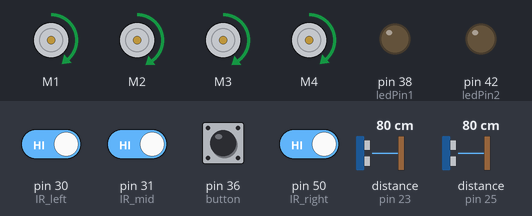
Recording of a sketch running on a simulated Arduino Mega 2560, built with avr-gcc and run on an emulated ATmega2560. Shown: 4 × DC motor (green arrow = forward, orange = backward, longer = faster), output pins drawn as LEDs (lit = HIGH). The inputs (shaded band) are chosen by the test bench; at power-on: pin 30 (IR_left), pin 31 (IR_mid), pin 36 (button), pin 50 (IR_right) HIGH, distance to the obstacle (sensors on pin 23, pin 25) 80 cm. The echo pulse lasts 58.3 µs per cm.

Above: at 1.2 s.
1.3 s: distance to the obstacle (sensor on pin 23) set to 17 cm
2.8 s: distance to the obstacle (sensor on pin 23) set to 13 cm
At 3.8 s:
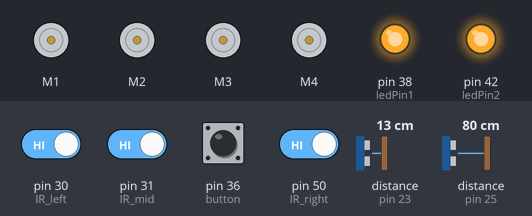
4.3 s: distance to the obstacle (sensor on pin 25) set to 18 cm
5.8 s: distance to the obstacle (sensor on pin 25) set to 13 cm
At 7.0 s:
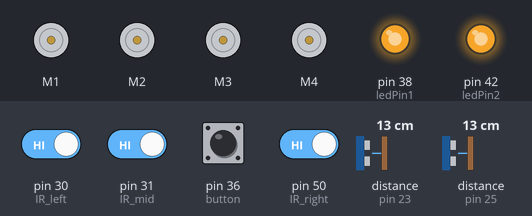
8.8 s: distance to the obstacle (sensor on pin 23) set to 2 cm
At 9.9 s:
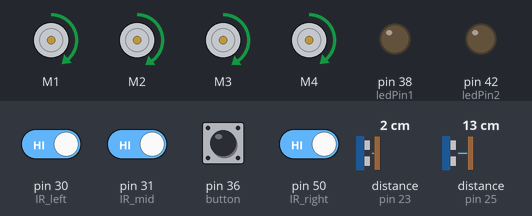
Timing chart, 0 to 11.3 s (numbered marks = the images above; inputs shaded):
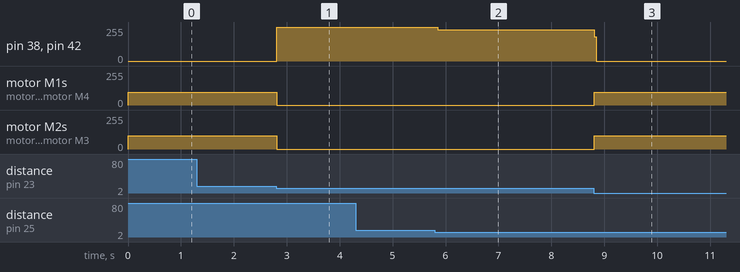

The sketch:

main_code.ino
```cpp
#define ledPin1 38 // LED kiri
#define ledPin2 42 // LED kanan

// IR Sensor
#define IR_mid 31
#define IR_left 30
#define IR_right 50
int mid_ir, left_ir, right_ir;
bool detection = false;
int total_count = 0;
bool belok = false;
bool DONE = false;
bool counting = true;
unsigned long time_now = 0;
int delaying = 500;

#include <AFMotor.h>
AF_DCMotor motor1(1);
AF_DCMotor motor2(2);
AF_DCMotor motor3(3);
AF_DCMotor motor4(4);
int vmaju = 100;
int vbelok = 180;

//ultrasonik
#include <NewPing.h>
#define FtrigPin 22
#define FechoPin 23
#define BtrigPin 24
#define BechoPin 25
NewPing Fsonar(FtrigPin, FechoPin, 50);
NewPing Bsonar(BtrigPin, BechoPin, 50);
unsigned int Fdistance;
unsigned int Bdistance;
bool us_back = true;
bool us_front = false;

//push button
#define button 36
int val_button;
bool condition = true;
bool pushed = false;
#define ubin_terang true
#define ubin_gelap false

///=====================================================///
///=====================MAIN PROGRAM====================///
///=====================================================///

void setup() {
  Serial.begin(9600);
  pinMode(ledPin1, OUTPUT);
  pinMode(ledPin2, OUTPUT);
  digitalWrite(ledPin1, LOW);
  digitalWrite(ledPin2, LOW);
  pinMode(IR_mid, INPUT);
  pinMode(IR_left, INPUT);
  pinMode(IR_right, INPUT);
  pinMode(button, INPUT_PULLUP);
}


void loop() {
  //push_button
  val_button = digitalRead(button);
  button_pushed(val_button, condition);

  //Ultrasonic
  Fdistance = Fsonar.ping_cm();
  Bdistance = Bsonar.ping_cm();

  //IR sensor
  mid_ir = digitalRead(IR_mid);
  left_ir = digitalRead(IR_left);
  right_ir = digitalRead(IR_right);
  unsigned long t = millis();

  if(counting == true && DONE == false){
    ir_control(mid_ir, total_count, t, belok, DONE);
  }

  //Motor driver
  if(belok == true){
    counting = false;
    if(t <= time_now + 1000) berhenti();
    else if(t > time_now + 1000){
      line_follower(left_ir, right_ir, condition);
      if(mid_ir == LOW){
        maju();
        Serial.println("maju dikit");
        delay(delaying);
        Serial.println("exit line follower");
        counting = true;
        belok = false;
      }
    }
  } else{
    if(DONE == true) berhenti();
    else ultrasonic_control(us_back, us_front, Bdistance, Fdistance);
  }
}

///==================================================///
///=====================FUNCTION=====================///
///==================================================///

void LED(int LED1, int LED2){
  digitalWrite(ledPin1, LED1);
  digitalWrite(ledPin2, LED2);
}

void mset(const int leftmotor, const int rightmotor, int v){
  motor1.run(leftmotor);  motor1.setSpeed(v);
  motor2.run(rightmotor); motor2.setSpeed(v);
  motor3.run(rightmotor); motor3.setSpeed(v);
  motor4.run(leftmotor);  motor4.setSpeed(v);
}

void maju(){
  LED(LOW, LOW);
  //mset(FORWARD, FORWARD, vmaju);
  motor1.run(FORWARD);  motor1.setSpeed(94);
  motor2.run(FORWARD); motor2.setSpeed(vmaju);
  motor3.run(FORWARD); motor3.setSpeed(vmaju);
  motor4.run(FORWARD);  motor4.setSpeed(94);
}

void bkiri(){
  LED(LOW, LOW);
  mset(BACKWARD, FORWARD, vbelok);
}

void bkanan(){
  LED(LOW, LOW);
  mset(FORWARD, BACKWARD, vbelok);
}

void berhenti(){
  LED(HIGH, HIGH);
  mset(RELEASE, RELEASE, 0);
}

void button_pushed(int val_button, bool &condition){
  if (pushed == false) {
    if (val_button == LOW) pushed = true;  // val_tombol = LOW -> tombol ditekan
  }

  if (pushed == true) {
    if (val_button == HIGH) {               // val_tombol = HIGH -> tombol dilepas
      if (condition == ubin_gelap) condition = ubin_terang;
      else if (condition == ubin_terang) condition = ubin_gelap;
      pushed = false;
    }
  }
}

void line_follower(int val_ir1, int val_ir2, bool condition){
  if(condition == ubin_terang){
    if (val_ir1 == HIGH && val_ir2 == LOW) bkiri();
    else if (val_ir1 == LOW && val_ir2 == HIGH) bkanan();
    else maju();
  } else if(condition == ubin_gelap){
    if (val_ir1 == LOW && val_ir2 == HIGH) bkiri();
    else if (val_ir1 == HIGH && val_ir2 == LOW) bkanan();
    else maju();
  }
}

void ir_control(int val_ir, int &total_count, unsigned long &t, bool &turn, bool &done){
  if(detection == false) {
    if(total_count == 0){
      if(val_ir == LOW){ // deteksi objek gelap
        detection = true;
      }
    } else if (total_count >= 1){
      if(t <= time_now + delaying){                // menunggu deteksi berikutnya setelah deteksi awal
        if(val_ir == LOW) detection = true;
      } else if (t > time_now + delaying){         // selesai counting
        if(total_count == 1){
          turn = true; done = false;
        } else if(total_count == 2){
          turn = false; done = true;
        }
        total_count = 0;   // reset
        time_now = t;
      }
    }
  }

  if (detection == true) {
    if (val_ir == HIGH) {
      total_count += 1;
      time_now = t;
      detection = false;
    }
  }
}

void ultrasonic_control(bool &back, bool &front, int back_d, int front_d){
  if(back == true){
    //mode maju
    maju();
    if(front_d >= 3 && front_d <= 15){
      back = false;
      front = true;
    }
  }
  if(front == true){
    // mode berhenti
    berhenti();
    if(back_d >= 3 && back_d <= 15){
      back = true;
      front = false;
    }
  }
}
```

Measured:
- the behaviour switches between 16 and 15 cm on distance to the obstacle (sensor on pin 23) (found by bisection; images 0 and 1)
- after the input at 1.3 s, every drawn part: stays the same
- after the input at 2.8 s, pin 38 (ledPin1), pin 42 (ledPin2): 0/255 → 255/255 at once; motor M1, motor M4: forward 94/255 → stopped at once; motor M2, motor M3: forward 100/255 → stopped at once
- after the input at 4.3 s, every drawn part: stays the same
- after the input at 5.8 s, pin 38 (ledPin1), pin 42 (ledPin2): 255/255 → 235/255 after 0.05 s
- after the input at 8.8 s, pin 38 (ledPin1), pin 42 (ledPin2): 235/255 → 0/255 at once; motor M1, motor M4: stopped → forward 94/255 at once; motor M2, motor M3: stopped → forward 100/255 at once
